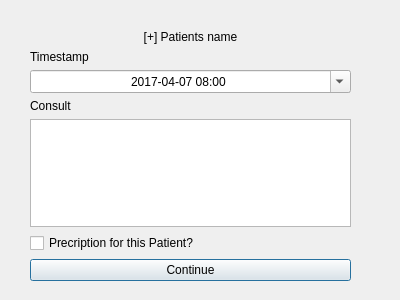
<?xml version="1.0" encoding="UTF-8"?>
<ui version="4.0">
 <class>consultPrescript</class>
 <widget class="QDialog" name="consultPrescript">
  <property name="geometry">
   <rect>
    <x>0</x>
    <y>0</y>
    <width>400</width>
    <height>300</height>
   </rect>
  </property>
  <property name="windowTitle">
   <string>Dialog</string>
  </property>
  <property name="styleSheet">
   <string notr="true">background-image: url(:/bg4/build-SimpleSerum-Desktop_Qt_5_8_0_MSVC2015_64bit-Debug/BG3.png);</string>
  </property>
  <widget class="QWidget" name="verticalLayoutWidget">
   <property name="geometry">
    <rect>
     <x>30</x>
     <y>30</y>
     <width>321</width>
     <height>251</height>
    </rect>
   </property>
   <layout class="QVBoxLayout" name="verticalLayout">
    <item>
     <layout class="QVBoxLayout" name="verticalLayout_2">
      <item>
       <widget class="QLabel" name="label_3_Patient_name">
        <property name="layoutDirection">
         <enum>Qt::LeftToRight</enum>
        </property>
        <property name="text">
         <string>[+] Patients name</string>
        </property>
        <property name="alignment">
         <set>Qt::AlignCenter</set>
        </property>
       </widget>
      </item>
      <item>
       <widget class="QLabel" name="label">
        <property name="text">
         <string>Timestamp</string>
        </property>
       </widget>
      </item>
      <item>
       <widget class="QDateTimeEdit" name="dateTimeEdit">
        <property name="alignment">
         <set>Qt::AlignCenter</set>
        </property>
        <property name="date">
         <date>
          <year>2017</year>
          <month>4</month>
          <day>7</day>
         </date>
        </property>
        <property name="time">
         <time>
          <hour>8</hour>
          <minute>0</minute>
          <second>0</second>
         </time>
        </property>
        <property name="minimumTime">
         <time>
          <hour>0</hour>
          <minute>0</minute>
          <second>0</second>
         </time>
        </property>
        <property name="currentSection">
         <enum>QDateTimeEdit::YearSection</enum>
        </property>
        <property name="displayFormat">
         <string>yyyy-MM-dd hh:mm </string>
        </property>
        <property name="calendarPopup">
         <bool>true</bool>
        </property>
        <property name="timeSpec">
         <enum>Qt::LocalTime</enum>
        </property>
       </widget>
      </item>
     </layout>
    </item>
    <item>
     <widget class="QLabel" name="label_2">
      <property name="text">
       <string>Consult</string>
      </property>
     </widget>
    </item>
    <item>
     <widget class="QTextEdit" name="textEdit"/>
    </item>
    <item>
     <widget class="QCheckBox" name="checkBox">
      <property name="text">
       <string>Precription for this Patient?</string>
      </property>
     </widget>
    </item>
    <item>
     <widget class="QPushButton" name="pushButton">
      <property name="text">
       <string>Continue</string>
      </property>
     </widget>
    </item>
   </layout>
  </widget>
 </widget>
 <resources/>
 <connections/>
</ui>
